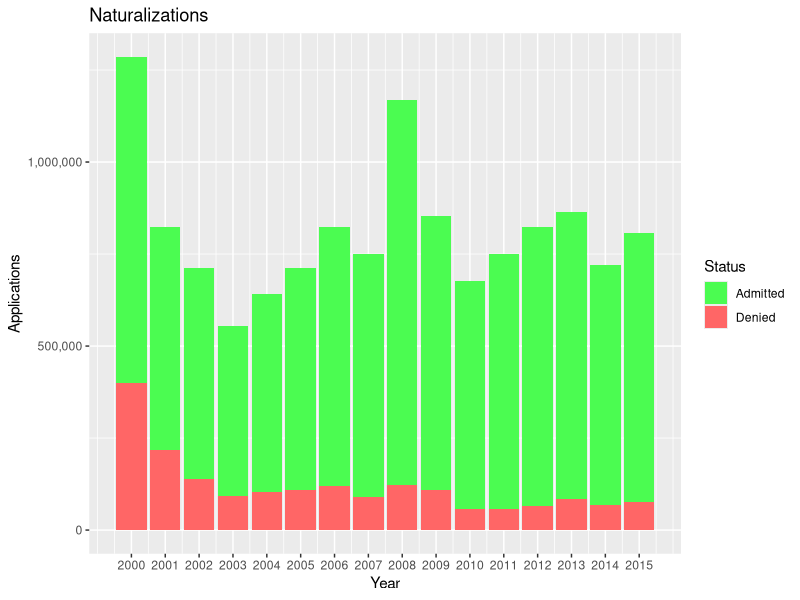

Source code (R):
library(readr)
library(ggplot2)
library(dplyr)
library(tidyr)
library(scales)

setwd("C:/Users/aet/Desktop/School/R projects/Final project/President-Obama-Evaluation/Data files/Immigration data")

naturalizations <- read_csv("naturalization.csv")
naturalizations <- naturalizations[order(naturalizations$Year), ]

naturalizations <- gather(naturalizations, Status, Applications, Admitted:Denied)
naturalizations00 <- subset(naturalizations, naturalizations$Year >= 2000)
naturalizations00 %>%
  group_by(Year) %>%
  ggplot(aes(x = Year, y = Applications, fill = Status)) +
  geom_bar(stat = "identity") +
  scale_y_continuous(name = "Applications", labels = comma) +
  scale_x_continuous(breaks = 2000:2015) +
  ggtitle("Naturalizations") +
  scale_fill_manual(values = c("#4bfc51", "#ff6666"))
